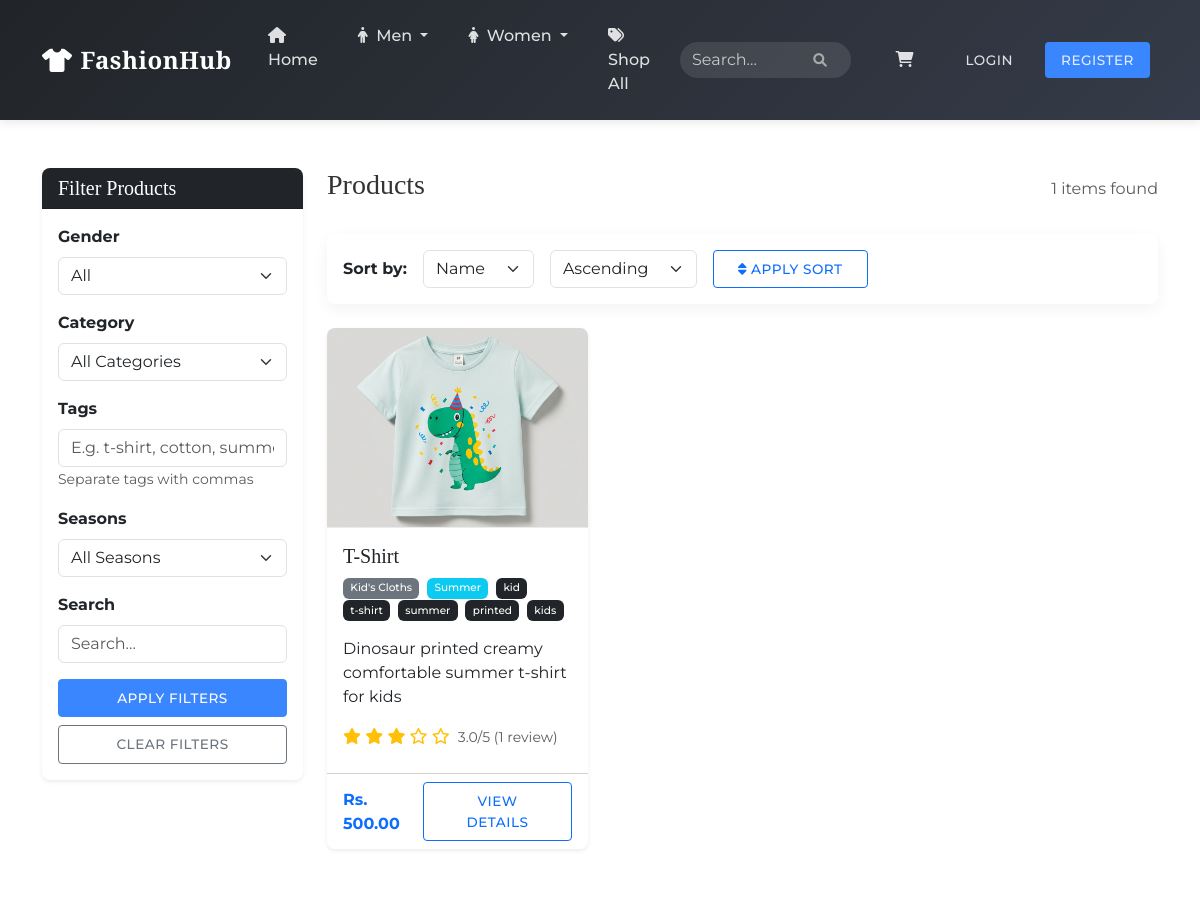
The app's page /products/?parent_category=25 (upper part), older data.
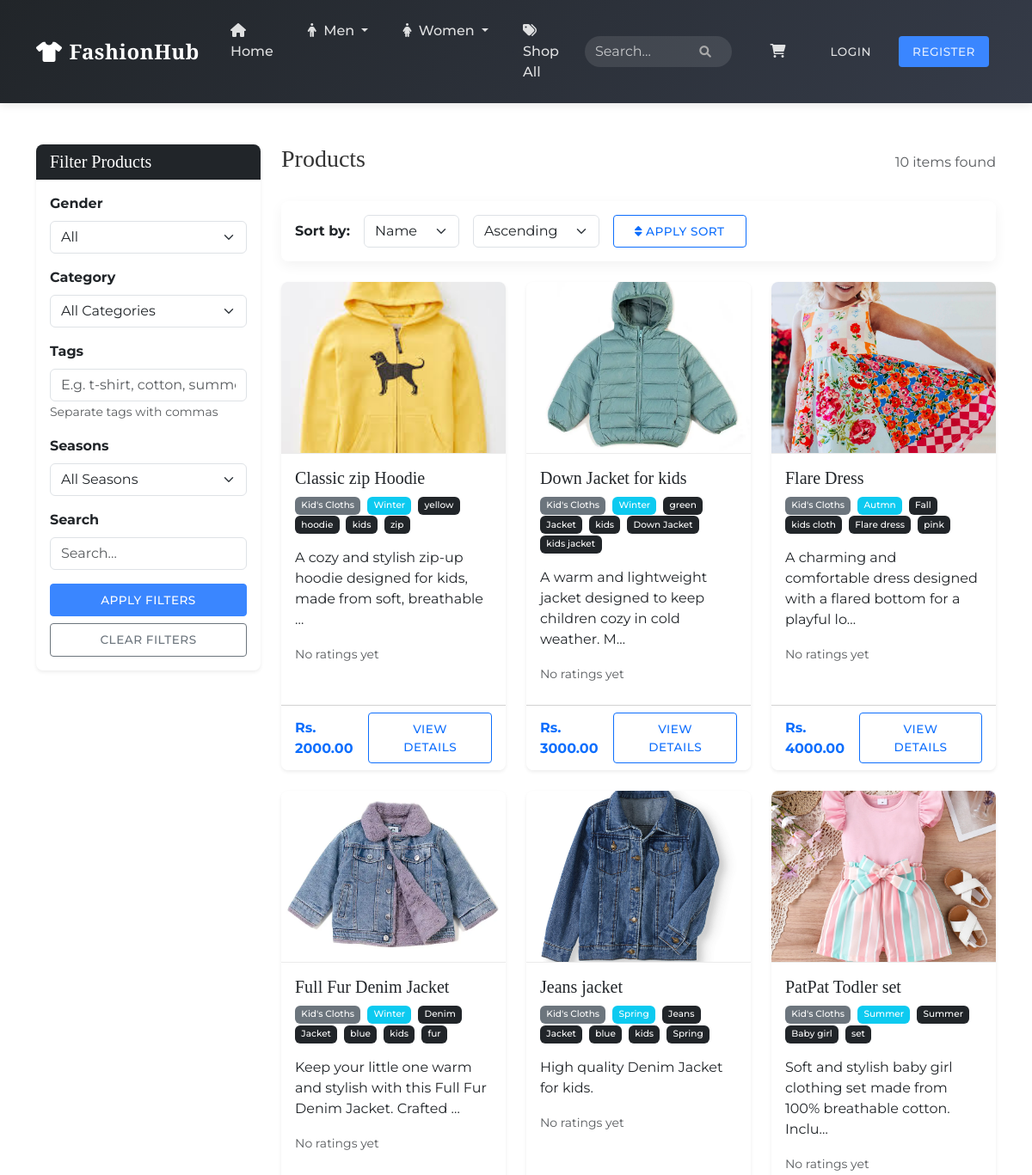
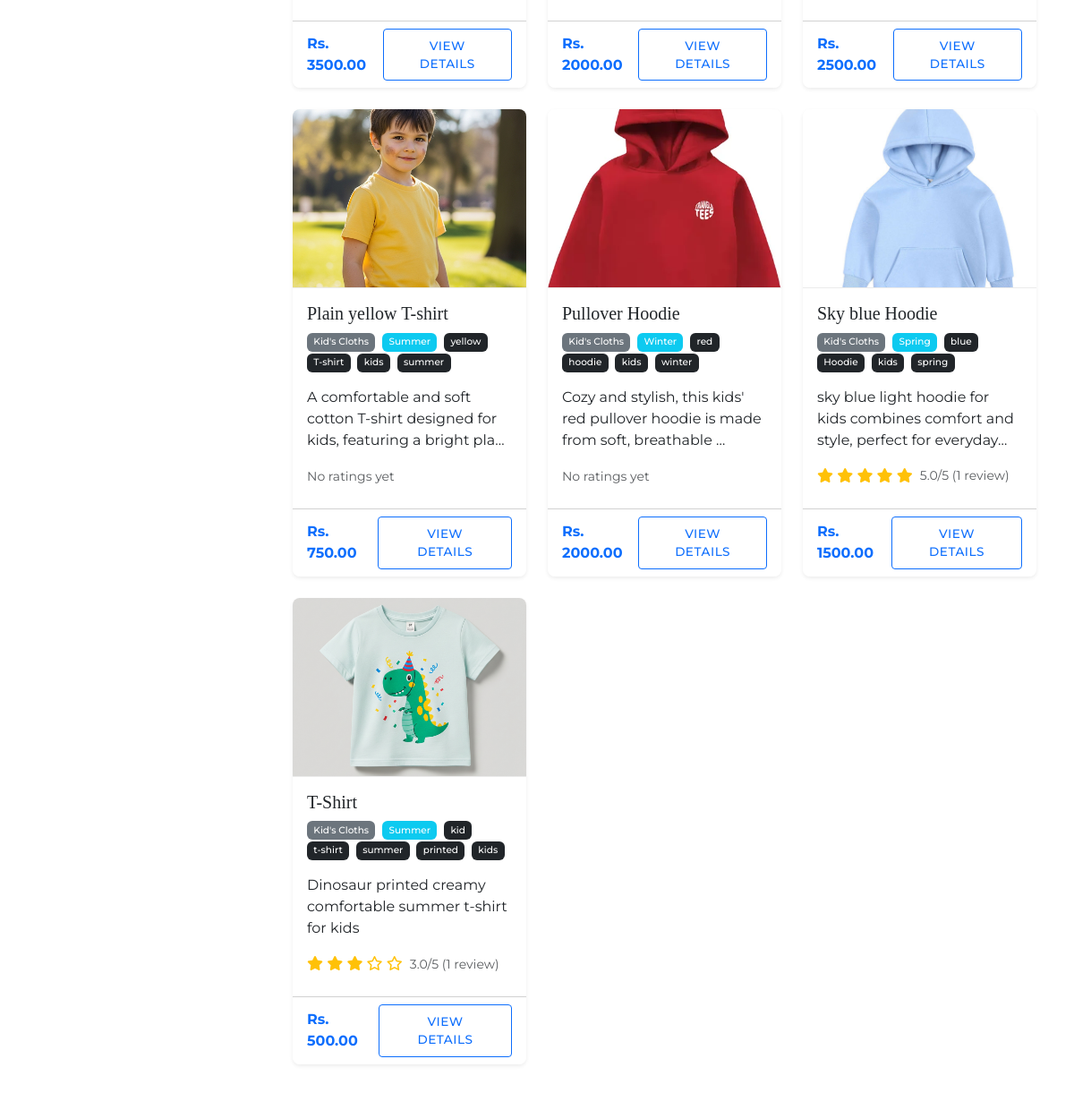
The same page, newer data (2 pictures, top to bottom).
### store/models.py (models this page shows, shortened)
class Product(models.Model):
    name = models.CharField(max_length=100)
    description = models.TextField()
    price = models.DecimalField(
        max_digits=10,
        decimal_places=2,
        validators=[MinValueValidator(Decimal('0.01'))],
        help_text="Price must be greater than or equal to 0.01"
    )
    stock = models.PositiveIntegerField(default=0)
    image = models.ImageField(upload_to='products/', blank=True, null=True)
    category = models.ForeignKey(Category, on_delete=models.CASCADE, related_name='products')
    season = models.ForeignKey(Season, on_delete=models.CASCADE, related_name='products')
    sizes = models.ManyToManyField(Size, through='ProductSize', blank=True, help_text="Available sizes for this product")
    tags = models.CharField(max_length=255, blank=True, help_text="Comma-separated tags for improved search (e.g. t-shirt,cotton,summer)")
    featured = models.BooleanField(default=False)
    created_at = models.DateTimeField(auto_now_add=True)
    updated_at = models.DateTimeField(auto_now=True)
    @property
    def tag_list(self):
        if not self.tags:
            return []
        return [tag.strip() for tag in self.tags.split(',')]
    @property
    def average_rating(self):
        avg = self.ratings.aggregate(avg_rating=Avg('rating'))['avg_rating']
        return round(avg, 1) if avg else 0.0
    @property
    def rating_count(self):
        return self.ratings.count()

class Category(models.Model):
    name = models.CharField(max_length=100)
    description = models.TextField(blank=True)
    type = models.CharField(
        max_length=10,
        choices=[
            ('gender', 'Gender Category'),
            ('regular', 'Regular Category')
        ],
        default='regular',
        help_text="Whether this is a gender category (Men, Women, Kids, Unisex) or a regular category"
    )
    parent = models.ForeignKey('self', on_delete=models.CASCADE, null=True, blank=True, related_name='child_categories',
                              help_text="Parent category (only for regular categories)")
    created_at = models.DateTimeField(auto_now_add=True)
    updated_at = models.DateTimeField(auto_now=True)
    class Meta:
        verbose_name_plural = 'Categories'
        ordering = ['name']
    def __str__(self):
        if self.parent:
            return f"{self.parent.name} - {self.name}"
        return self.name

class Season(models.Model):
    name = models.CharField(max_length=50)
    description = models.TextField(blank=True)
    created_at = models.DateTimeField(auto_now_add=True, null=True)
    updated_at = models.DateTimeField(auto_now=True, null=True)
    def __str__(self):
        return self.name

### store/views.py (the view, shortened to what this page needs)
# urls.py: path('products/', views.product_list, name='product_list'),
def product_list(request):
    parent_category_id = request.GET.get('parent_category')
    gender = request.GET.get('gender')
    category_id = request.GET.get('category')
    season_param = request.GET.get('season')
    query = request.GET.get('q')
    tags = request.GET.get('tags')
    products = Product.objects.select_related('category', 'season')
    filters = {}
    if parent_category_id:
        filters['category_id'] = parent_category_id
    if category_id:
        filters['category_id'] = category_id
    if filters:
        products = products.filter(**filters)
    if query:
        products = products.filter(
            Q(name__icontains=query) |
            Q(description__icontains=query) |
            Q(tags__icontains=query)
        )
    if tags:
        tag_terms = [term.strip() for term in tags.split(',')]
        tag_q = Q()
        for tag in tag_terms:
            tag_q |= Q(tags__icontains=tag)
        products = products.filter(tag_q)
    sort_by = request.GET.get('sort_by', 'name')  # Default sort by name
    order = request.GET.get('order', 'asc')  # Default ascending order
    if sort_by in ['price', 'rating']:
        products_list = list(products)
        if sort_by == 'price':
            sorted_products = quick_sort_products(products_list, sort_by='price', order=order)
        elif sort_by == 'rating':
            sorted_products = quick_sort_products(products_list, sort_by='rating', order=order)
        products = sorted_products
    else:
        if sort_by == 'name':
            if order == 'desc':
                products = products.order_by('-name')
            else:
                products = products.order_by('name')
        elif sort_by == 'created_at':
            if order == 'desc':
                products = products.order_by('-created_at')
            else:
                products = products.order_by('created_at')
    men_category = Category.objects.get(id=23)  # Men's Cloths
    women_category = Category.objects.get(id=24)  # Women's Cloths
    gender_categories = [men_category, women_category]
    categories = Category.objects.all()
    seasons = Season.objects.all()
    cart = get_or_create_cart(request)
    sort_options = [
        {'value': 'name', 'label': 'Name'},
        {'value': 'price', 'label': 'Price'},
        {'value': 'rating', 'label': 'Rating'},
        {'value': 'created_at', 'label': 'Newest'},
    ]
    return render(request, 'store/product_list.html', {
        'products': products,
        'gender_categories': gender_categories,
        'categories': categories,
        'seasons': seasons,
        'cart': cart,
        'sort_options': sort_options,
        'current_sort': sort_by,
        'current_order': order,
    })

### store/views.py (called while the page is built)
def get_or_create_cart(request):
    if 'cart_id' not in request.session:
        cart = Cart.objects.create()
        request.session['cart_id'] = cart.id
    else:
        cart = get_object_or_404(Cart, id=request.session['cart_id'])
    return cart

def cart_context_processor(request):
    cart = get_or_create_cart(request)
    wishlist_products = []
    if request.user.is_authenticated:
        wishlist, created = Wishlist.objects.get_or_create(user=request.user)
        wishlist_products = wishlist.products.all()
    return {
        'cart': cart,
        'wishlist_products': wishlist_products
    }

### templates/store/product_list.html (shortened to what the changed rows need)
{% extends 'store/base.html' %}
{% block content %}
<div class="row">
    <div class="col-md-9">
        <div class="d-flex justify-content-between align-items-center mb-4">
            <h1 class="h3">Products</h1>
            <div class="text-muted">
                {{ products|length }} items found
            </div>
        </div>
        {% if products %}
        <div class="row">
            {% for product in products %}
            <div class="col-md-4 mb-4">
                <div class="card h-100 shadow-sm product-card">
                    {% if product.image %}
                    <img src="{{ product.image.url }}" class="card-img-top" alt="{{ product.name }}" style="height: 200px; object-fit: cover;">
                    {% else %}
                    <img src="https://via.placeholder.com/300x200/dee2e6/6c757d?text=No+Image" class="card-img-top" alt="{{ product.name }}">
                    {% endif %}
                    <div class="card-body">
                        <h5 class="card-title">{{ product.name }}</h5>
                        <p class="card-text small text-muted">
                            <span class="badge bg-secondary me-1">{{ product.category }}</span>
                            <span class="badge bg-info me-1">{{ product.season }}</span>
                            {% if product.tags %}
                                {% for tag in product.tag_list %}
                                <span class="badge bg-dark me-1">{{ tag }}</span>
                                {% endfor %}
                            {% endif %}
                        </p>
                        <p class="card-text">{{ product.description|truncatechars:80 }}</p>
                        <div class="mb-2">
                            {% if product.average_rating > 0 %}
                                <div class="d-flex align-items-center">
                                    <div class="text-warning me-2">
                                        {% for i in "12345" %}
                                            {% if forloop.counter <= product.average_rating %}
                                                <i class="fas fa-star"></i>
                                            {% elif forloop.counter <= product.average_rating|add:0.5 %}
                                                <i class="fas fa-star-half-alt"></i>
                                            {% else %}
                                                <i class="far fa-star"></i>
                                            {% endif %}
                                        {% endfor %}
                                    </div>
                                    <small class="text-muted">
                                        {{ product.average_rating }}/5 ({{ product.rating_count }} review{{ product.rating_count|pluralize }})
                                    </small>
                                </div>
                            {% else %}
                                <small class="text-muted">No ratings yet</small>
                            {% endif %}
                        </div>
                    </div>
                    <div class="card-footer bg-white d-flex justify-content-between align-items-center">
                        <span class="fw-bold text-primary">Rs. {{ product.price }}</span>
                        <a href="{% url 'store:product_detail' product.id %}" class="btn btn-sm btn-outline-primary">View Details</a>
                    </div>
                </div>
            </div>
            {% endfor %}
        </div>
        {% else %}
        <div class="alert alert-info text-center p-5">
            <i class="fas fa-search fa-3x mb-3"></i>
            <h4>No products found</h4>
            <p>Try adjusting your filters or search criteria.</p>
        </div>
        {% endif %}
    </div>
</div>
{% endblock %}

Row changes from the older to the newer data that the page shows:
added Product: image (picture), name "Classic zip Hoodie", category "Kid's Cloths", season "Winter", tag_list "yellow" "hoodie" "kids" "zip", description "A cozy and stylish zip-up hoodie designed for kids, made from soft, breathable …", shows "No ratings yet", price "2000.00"
added Product: image (picture), name "Down Jacket for kids", category "Kid's Cloths", season "Winter", tag_list "green" "Jacket" "kids" "Down Jacket" "kids jacket", description "A warm and lightweight jacket designed to keep children cozy in cold weather. M…", shows "No ratings yet", price "3000.00"
added Product: image (picture), name "Flare Dress", category "Kid's Cloths", season "Autmn", tag_list "Fall" "kids cloth" "Flare dress" "pink", description "A charming and comfortable dress designed with a flared bottom for a playful lo…", shows "No ratings yet", price "4000.00"
added Product: image (picture), name "Full Fur Denim Jacket", category "Kid's Cloths", season "Winter", tag_list "Denim" "Jacket" "blue" "kids" "fur", description "Keep your little one warm and stylish with this Full Fur Denim Jacket. Crafted …", shows "No ratings yet", price "3500.00"
added Product: image (picture), name "Jeans jacket", category "Kid's Cloths", season "Spring", tag_list "Jeans" "Jacket" "blue" "kids" "Spring", description "High quality Denim Jacket for kids.", shows "No ratings yet", price "2000.00"
added Product: image (picture), name "PatPat Todler set", category "Kid's Cloths", season "Summer", tag_list "Summer" "Baby girl" "set", description "Soft and stylish baby girl clothing set made from 100% breathable cotton. Inclu…", shows "No ratings yet", price "2500.00"
added Product: image (picture), name "Plain yellow T-shirt", category "Kid's Cloths", season "Summer", tag_list "yellow" "T-shirt" "kids" "summer", description "A comfortable and soft cotton T-shirt designed for kids, featuring a bright pla…", shows "No ratings yet", price "750.00"
added Product: image (picture), name "Pullover Hoodie", category "Kid's Cloths", season "Winter", tag_list "red" "hoodie" "kids" "winter", description "Cozy and stylish, this kids' red pullover hoodie is made from soft, breathable …", shows "No ratings yet", price "2000.00"
added Product: image (picture), name "Sky blue Hoodie", category "Kid's Cloths", season "Spring", tag_list "blue" "Hoodie" "kids" "spring", description "sky blue light hoodie for kids combines comfort and style, perfect for everyday…", average_rating "5.0", rating_count "1", price "1500.00"
Text that changed along with them:
{{ products|length }}: "1" → "10"
